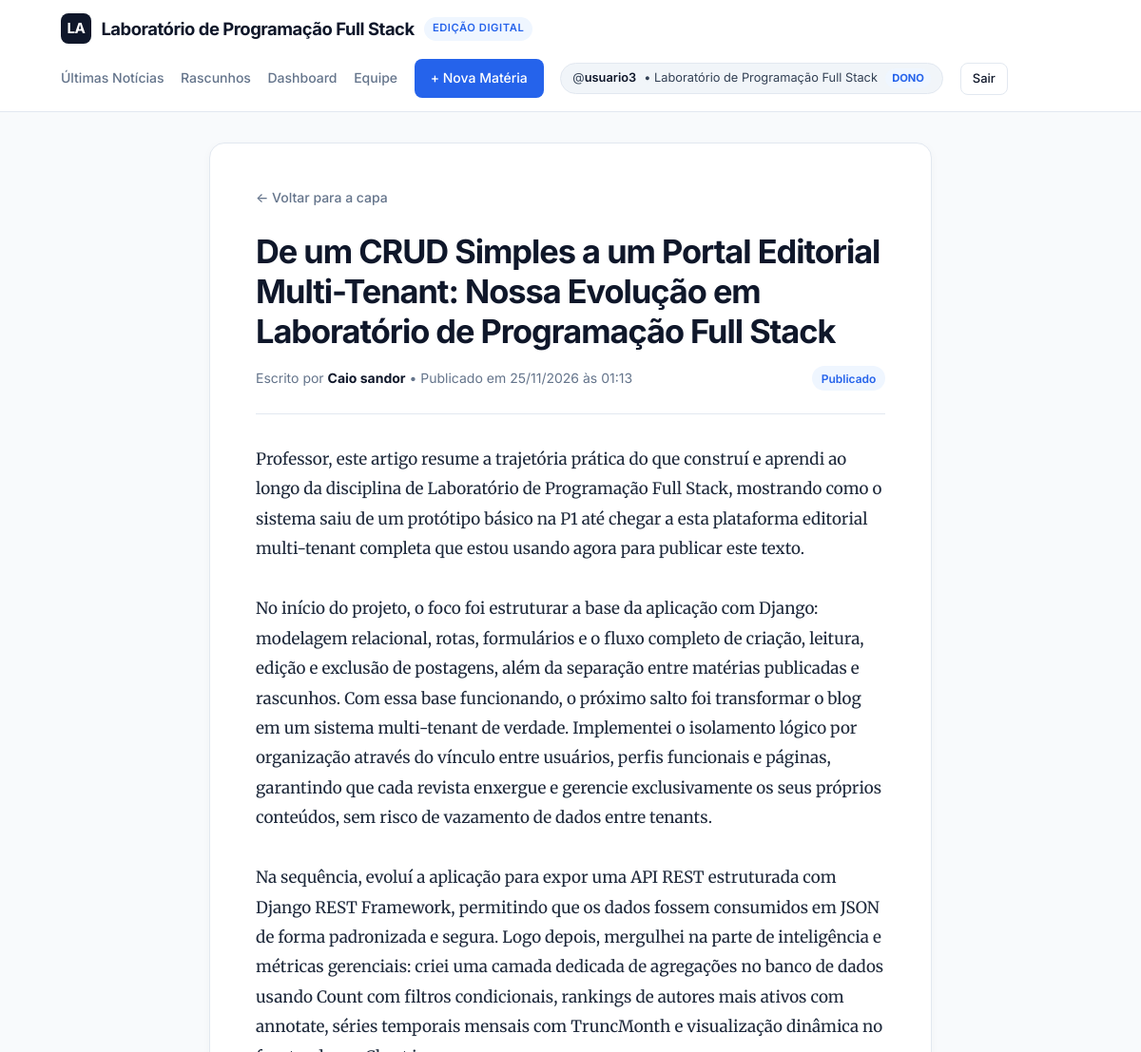
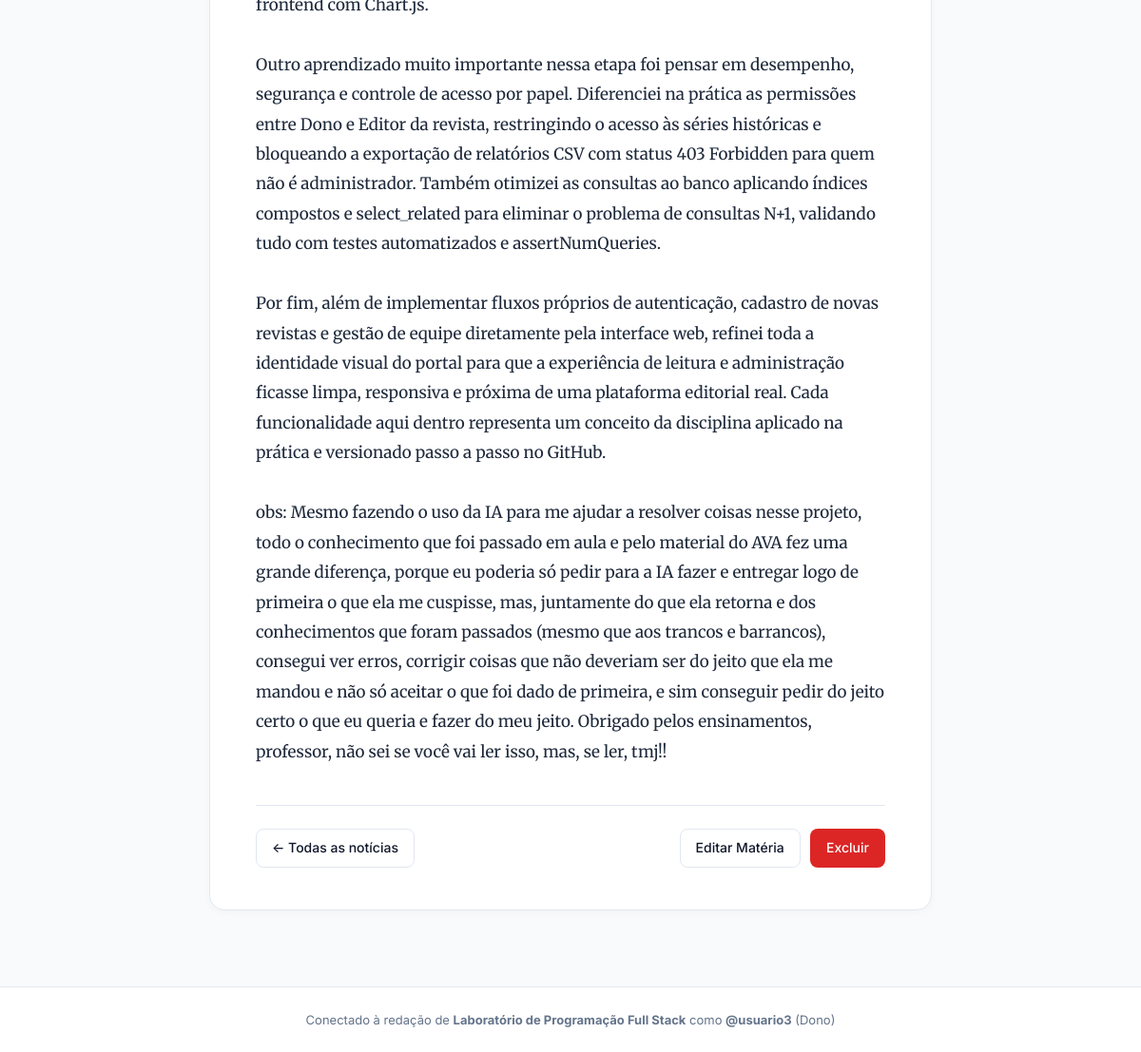
Screenshot of /post/10/ (signed in) with the database file from the repository (2 pictures, top to bottom).
### core/models.py (models this page shows, shortened)
class PerfilFuncionario(models.Model):
    usuario = models.OneToOneField(User, on_delete=models.CASCADE)
    pagina = models.ForeignKey(Pagina, on_delete=models.PROTECT)
    CARGOS = [('dono', 'Dono'), ('editor', 'Editor')]
    cargo = models.CharField(max_length=20, choices=CARGOS, default='editor')
    @property
    def eh_admin(self):
        return self.cargo == 'dono'

class Pagina(models.Model):
    nome = models.CharField(max_length=120)
    tag_oficial = models.CharField(max_length=50, unique=True)

### blog/models.py (models this page shows, shortened)
class Post(DaOrganizacao):
    STATUS_CHOICES = (
        ("rascunho", "Rascunho"),
        ("publicado", "Publicado"),
    )
    titulo = models.CharField(max_length=200)
    conteudo = models.TextField()
    autor = models.ForeignKey(User, on_delete=models.CASCADE, related_name='posts')
    status = models.CharField(
        max_length=10, choices=STATUS_CHOICES, default="rascunho"
    )
    criado_em = models.DateTimeField(auto_now_add=True)
    atualizado_em = models.DateTimeField(auto_now=True)
    class Meta:
        indexes = [
            models.Index(fields=['pagina', 'criado_em']),
            models.Index(fields=['pagina', 'status']),
        ]

### blog/views.py (the view)
# urls.py: path('post/<int:id>/', views.post_detalhe, name='detalhe'),
def post_detalhe(request, id):
    perfil = _obter_perfil(request.user)
    if perfil:
        post = get_object_or_404(Post.objects.select_related('autor'), id=id, pagina=perfil.pagina)
    else:
        post = get_object_or_404(Post.objects.select_related('autor'), id=id, status='publicado')
    return render(request, 'blog/detalhe.html', {'post': post})

### blog/views.py (called while the page is built)
def _obter_perfil(user):
    if not user.is_authenticated:
        return None
    return getattr(user, 'perfilfuncionario', None)

### blog/templates/blog/detalhe.html (shortened to what this page needs)
{% extends 'blog/base.html' %}
{% block content %}
    <article class="article-container">
        <a href="{% url 'lista' %}" class="back-link">← Voltar para a capa</a>
        <header class="article-header">
            <h1 class="article-headline">{{ post.titulo }}</h1>
            <div class="article-byline">
                <span>
                    Escrito por <strong style="color: var(--text-main);">{{ post.autor.get_full_name|default:post.autor.username }}</strong>
                    • Publicado em {{ post.criado_em|date:"d/m/Y \à\s H:i" }}
                </span>
                <span style="font-size: 0.75rem; font-weight: 600; padding: 0.2rem 0.6rem; border-radius: 9999px; background: var(--accent-bg); color: var(--primary);">
                    {{ post.get_status_display }}
                </span>
            </div>
        </header>
        <div class="article-body">{{ post.conteudo }}</div>
        <footer class="article-actions">
            <a href="{% url 'lista' %}" class="btn btn-outline">← Todas as notícias</a>
            {% if user.is_authenticated %}
                <div style="display: flex; gap: 0.65rem;">
                    <a href="{% url 'editar' post.id %}" class="btn btn-outline">Editar Matéria</a>
                    <a href="{% url 'excluir' post.id %}" class="btn btn-danger">Excluir</a>
                </div>
            {% endif %}
        </footer>
    </article>
{% endblock %}

### blog/templates/blog/base.html (shortened to what this page needs)
<!DOCTYPE html>
<html lang="pt-br">
<head>
</head>
<body>
    <header class="navbar">
        <div class="navbar-inner">
            <a href="{% url 'lista' %}" class="brand">
                <span class="brand-logo">
                    {% if user.is_authenticated and user.perfilfuncionario %}
                        {{ user.perfilfuncionario.pagina.nome|slice:":2"|upper }}
                    {% else %}
                        PE
                    {% endif %}
                </span>
                <span class="brand-name">
                    {% if user.is_authenticated and user.perfilfuncionario %}
                        {{ user.perfilfuncionario.pagina.nome }}
                    {% else %}
                        Portal Editorial
                    {% endif %}
                </span>
                <span class="brand-tag">Edição Digital</span>
            </a>
            <nav class="nav-menu">
                <a href="{% url 'lista' %}" class="nav-link">Últimas Notícias</a>
                {% if user.is_authenticated %}
                    <a href="{% url 'rascunhos' %}" class="nav-link">Rascunhos</a>
                    <a href="{% url 'dashboard' %}" class="nav-link">Dashboard</a>
                    {% if user.perfilfuncionario and user.perfilfuncionario.eh_admin %}
                        <a href="{% url 'equipe' %}" class="nav-link">Equipe</a>
                    {% endif %}
                    <a href="{% url 'criar_post' %}" class="btn btn-primary">+ Nova Matéria</a>
                    <div class="profile-pill" title="Organização e cargo vinculados ao seu usuário">
                        <span>@<strong>{{ user.username }}</strong></span>
                        {% if user.perfilfuncionario %}
                            <span>• {{ user.perfilfuncionario.pagina.nome }}</span>
                            <span class="profile-role">{{ user.perfilfuncionario.get_cargo_display }}</span>
                        {% else %}
                            <span class="profile-role" style="background: #fee2e2; color: #991b1b;">Sem Revista</span>
                        {% endif %}
                    </div>
                    <a href="{% url 'logout' %}" class="btn btn-outline" style="padding: 0.35rem 0.75rem; font-size: 0.8125rem;">Sair</a>
                {% else %}
                    <a href="{% url 'login' %}" class="btn btn-outline">Entrar</a>
                    <a href="{% url 'cadastrar' %}" class="btn btn-primary">Criar Revista</a>
                {% endif %}
            </nav>
        </div>
    </header>
    <main class="main-container">
        {% block content %}{% endblock %}
    </main>
    <footer class="footer">
        <p>
            {% if user.is_authenticated and user.perfilfuncionario %}
                Conectado à redação de <strong>{{ user.perfilfuncionario.pagina.nome }}</strong> como <strong>@{{ user.username }}</strong> ({{ user.perfilfuncionario.get_cargo_display }})
            {% else %}
                Portal Editorial Multi-Tenant
            {% endif %}
        </p>
    </footer>
</body>
</html>

### blog/templates/blog/base.html (style rules this page uses)
:root { --bg-body: #f8fafc; --bg-card: #ffffff; --text-main: #0f172a; --text-secondary: #334155; --text-muted: #64748b; --border: #e2e8f0; --primary: #2563eb; --primary-hover: #1d4ed8; --accent-bg: #eff6ff; --danger: #dc2626; --danger-hover: #b91c1c; --warning-bg: #fef3c7; --warning-text: #92400e; --success-bg: #dcfce7; --success-text: #166534; }
* { box-sizing: border-box; margin: 0; padding: 0; }
body { font-family: 'Inter', -apple-system, BlinkMacSystemFont, sans-serif; background-color: var(--bg-body); color: var(--text-main); line-height: 1.6; min-height: 100vh; display: flex; flex-direction: column; }
.navbar { background-color: var(--bg-card); border-bottom: 1px solid var(--border); position: sticky; top: 0; z-index: 50; }
.navbar-inner { max-width: 1120px; margin: 0 auto; padding: 0.9rem 1.5rem; display: flex; flex-wrap: wrap; justify-content: space-between; align-items: center; gap: 1rem; }
.brand { display: flex; align-items: center; gap: 0.65rem; text-decoration: none; color: var(--text-main); }
.brand-logo { background-color: var(--text-main); color: #ffffff; font-weight: 700; font-size: 0.95rem; width: 32px; height: 32px; border-radius: 0.5rem; display: inline-flex; align-items: center; justify-content: center; letter-spacing: -0.03em; }
.brand-name { font-size: 1.15rem; font-weight: 700; letter-spacing: -0.025em; }
.brand-tag { font-size: 0.7rem; font-weight: 600; text-transform: uppercase; letter-spacing: 0.05em; background-color: var(--accent-bg); color: var(--primary); padding: 0.2rem 0.55rem; border-radius: 9999px; }
.nav-menu { display: flex; align-items: center; gap: 1.1rem; flex-wrap: wrap; }
.nav-link { text-decoration: none; color: var(--text-muted); font-size: 0.875rem; font-weight: 500; transition: color 0.15s; }
.profile-pill { display: inline-flex; align-items: center; gap: 0.5rem; padding: 0.3rem 0.75rem; background-color: #f1f5f9; border: 1px solid var(--border); border-radius: 9999px; font-size: 0.8rem; color: var(--text-secondary); }
.profile-pill strong { color: var(--text-main); font-weight: 600; }
.profile-role { background-color: var(--accent-bg); color: var(--primary); font-size: 0.7rem; font-weight: 700; text-transform: uppercase; padding: 0.1rem 0.45rem; border-radius: 9999px; }
.btn { display: inline-flex; align-items: center; justify-content: center; gap: 0.4rem; padding: 0.5rem 1rem; border-radius: 0.5rem; font-size: 0.875rem; font-weight: 500; text-decoration: none; cursor: pointer; border: 1px solid transparent; transition: all 0.15s; font-family: inherit; }
.btn-primary { background-color: var(--primary); color: #ffffff; }
.btn-outline { background-color: var(--bg-card); border-color: var(--border); color: var(--text-main); }
.btn-danger { background-color: var(--danger); color: #ffffff; }
.main-container { max-width: 1120px; width: 100%; margin: 2rem auto; padding: 0 1.5rem; flex: 1; }
.footer { background-color: var(--bg-card); border-top: 1px solid var(--border); padding: 1.5rem; margin-top: 3rem; text-align: center; font-size: 0.8125rem; color: var(--text-muted); }

### blog/templates/blog/detalhe.html (style rules this page uses)
.article-container { max-width: 760px; margin: 0 auto; background-color: var(--bg-card); border: 1px solid var(--border); border-radius: 1rem; padding: 2.75rem 3rem; box-shadow: 0 2px 10px rgba(15, 23, 42, 0.03); }
.back-link { display: inline-flex; align-items: center; gap: 0.35rem; font-size: 0.875rem; font-weight: 500; color: var(--text-muted); text-decoration: none; margin-bottom: 1.5rem; }
.article-header { border-bottom: 1px solid var(--border); padding-bottom: 1.5rem; margin-bottom: 2rem; }
.article-headline { font-size: 2.15rem; font-weight: 700; line-height: 1.22; letter-spacing: -0.03em; color: var(--text-main); margin-bottom: 1rem; overflow-wrap: break-word; word-break: break-word; }
.article-byline { display: flex; flex-wrap: wrap; justify-content: space-between; align-items: center; gap: 0.75rem; font-size: 0.875rem; color: var(--text-muted); }
.article-body { font-family: 'Merriweather', Georgia, serif; font-size: 1.0625rem; line-height: 1.85; color: #1e293b; white-space: pre-line; overflow-wrap: break-word; word-break: break-word; }
.article-actions { display: flex; justify-content: space-between; align-items: center; flex-wrap: wrap; gap: 1rem; margin-top: 2.5rem; padding-top: 1.5rem; border-top: 1px solid var(--border); }

### rows the page displays
Post: titulo "De um CRUD Simples a um Portal Editorial Multi-Tenant: Nossa Evolução em Laboratório de Programação Full Stack", autor.get_full_name "Caio sandor", criado_em "25/11/2026 às 01:13", status "Publicado", conteudo "Professor, este artigo resume a trajetória prática do que construí e aprendi ao longo da disciplina de Laboratório de Programação Full Stack, mostrando como o sistema saiu de um protótipo básico na P1 até chegar a esta plataforma editorial multi-tenant completa que estou usando agora para publicar este texto. No início do projeto, o foco foi estruturar a base da aplicação com Django: modelagem relacional, rotas, formulários e o fluxo completo de criação, leitura, edição e exclusão de postagens, além da separação entre matérias publicadas e rascunhos. Com essa base funcionando, o próximo salto foi transformar o blog em um sistema multi-tenant de verdade. Implementei o isolamento lógico por…"

### other values shown
{{ user.perfilfuncionario.pagina.nome|slice:":2"|upper }} "LA"
{{ user.perfilfuncionario.pagina.nome }} "Laboratório de Programação Full Stack"
{{ user.username }} "usuario3"
{{ user.perfilfuncionario.get_cargo_display }} "DONO"
{{ user.perfilfuncionario.get_cargo_display }} "Dono"
